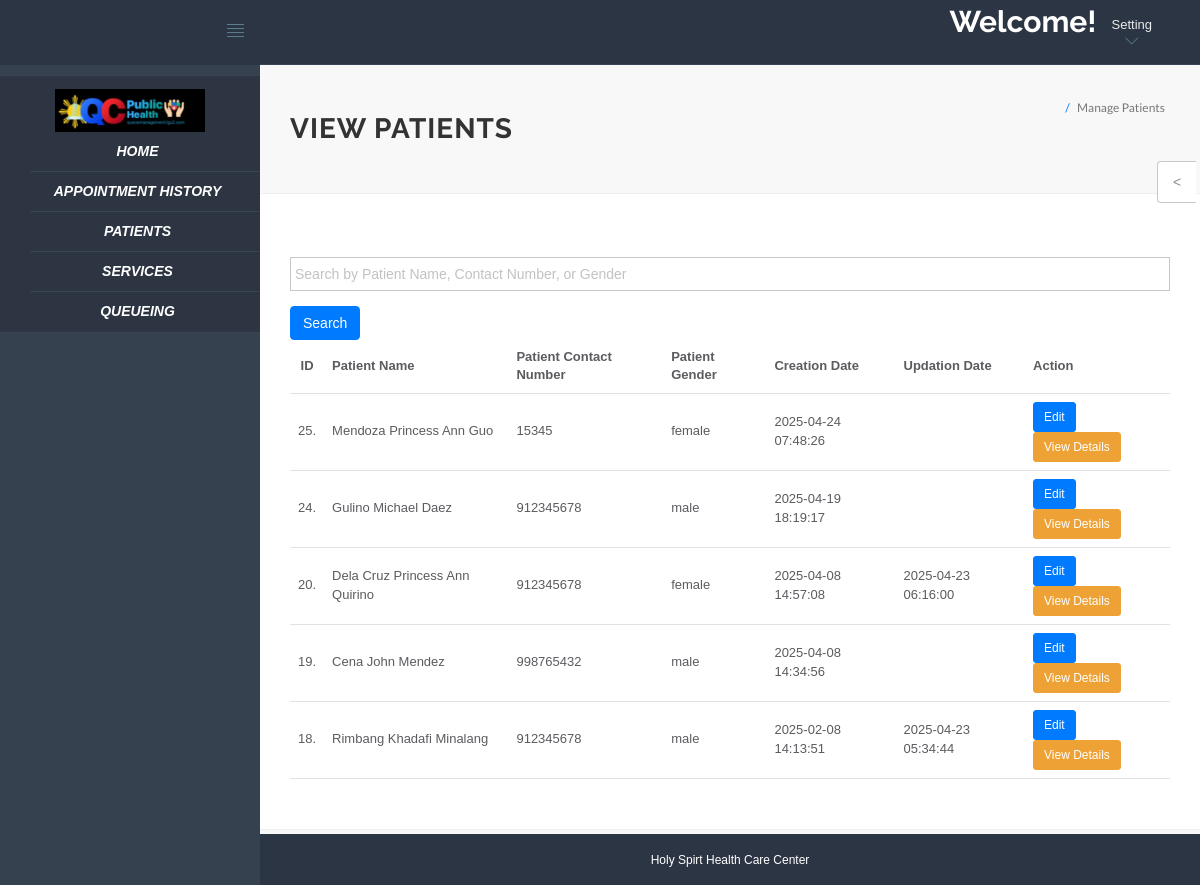
The page /hms/doctor/manage-patient.php (signed in) on the database its author committed.
### tables this page shows
CREATE TABLE `tblpatient` (
  `ID` int(10) NOT NULL,
  `Docid` int(10) DEFAULT NULL,
  `PatientLastname` varchar(200) DEFAULT NULL,
  `PatientFirstname` varchar(255) NOT NULL,
  `PatientMiddlename` varchar(255) NOT NULL,
  `PatientContno` bigint(10) DEFAULT NULL,
  `PatientEmail` varchar(200) DEFAULT NULL,
  `PatientGender` varchar(50) DEFAULT NULL,
  `PatientAdd` mediumtext DEFAULT NULL,
  `PatientAge` int(10) DEFAULT NULL,
  `PatientMedhis` mediumtext DEFAULT NULL,
  `service` varchar(255) NOT NULL DEFAULT 'Medical Checkup',
  `room` int(255) NOT NULL DEFAULT 0,
  `CreationDate` timestamp NULL DEFAULT current_timestamp(),
  `UpdationDate` timestamp NULL DEFAULT NULL ON UPDATE current_timestamp()
);

### hms/doctor/manage-patient.php (the view, shortened to what this page needs)
<?php
include('include/config.php');
if (strlen($_SESSION['id']) == 0) {
    header('location:logout.php');
} else {
    $search = '';
?>
<!DOCTYPE html>
<html lang="en">
<head>
    <link rel="stylesheet" href="vendor/bootstrap/css/bootstrap.min.css">
    <link rel="stylesheet" href="vendor/fontawesome/css/font-awesome.min.css">
    <link rel="stylesheet" href="vendor/themify-icons/themify-icons.min.css">
    <link href="vendor/animate.css/animate.min.css" rel="stylesheet" media="screen">
    <link href="vendor/perfect-scrollbar/perfect-scrollbar.min.css" rel="stylesheet" media="screen">
    <link href="vendor/switchery/switchery.min.css" rel="stylesheet" media="screen">
    <link href="vendor/bootstrap-touchspin/jquery.bootstrap-touchspin.min.css" rel="stylesheet" media="screen">
    <link href="vendor/select2/select2.min.css" rel="stylesheet" media="screen">
    <link href="vendor/bootstrap-datepicker/bootstrap-datepicker3.standalone.min.css" rel="stylesheet" media="screen">
    <link href="vendor/bootstrap-timepicker/bootstrap-timepicker.min.css" rel="stylesheet" media="screen">
    <link rel="stylesheet" href="assets/css/styles.css">
    <link rel="stylesheet" href="assets/css/plugins.css">
    <link rel="stylesheet" href="assets/css/themes/theme-1.css" id="skin_color" />
</head>
<body>
    <div id="app">
        <?php include('include/sidebar.php');?>
        <div class="app-content">
            <?php include('include/header.php');?>
            <div class="main-content">
                <div class="wrap-content container" id="container">
                    <section id="page-title">
                        <div class="row">
                            <div class="col-sm-8">
                                <h1 class="mainTitle"><strong>View Patients</strong></h1>
                            </div>
                            <ol class="breadcrumb">
                                <li class="active">
                                    <span>Manage Patients</span>
                                </li>
                            </ol>
                        </div>
                    </section>
                    <div class="container-fluid container-fullw bg-white">
                        <div class="row">
                            <div class="col-md-12">
                                <h5 class="over-title margin-bottom-15">&nbsp;</h5>
                                <form method="GET" action="" class="mb-3">
                                    <div class="form-group">
                                        <input type="text" id="searchInput" name="search" class="form-control" placeholder="Search by Patient Name, Contact Number, or Gender" value="<?php echo htmlentities($search); ?>" />
                                    </div>
                                    <button type="submit" class="btn btn-primary">Search</button>
                                </form>
                                <table class="table table-hover" id="sample-table-1">
                                    <thead>
                                        <tr>
                                            <th class="center">ID</th>
                                            <th>Patient Name</th>
                                            <th>Patient Contact Number</th>
                                            <th>Patient Gender</th>
                                            <th>Creation Date</th>
                                            <th>Updation Date</th>
                                            <th>Action</th>
                                        </tr>
                                    </thead>
                                    <tbody>
<?php
$docid = $_SESSION['id'];
$sql = "SELECT PatientLastname, PatientFirstname, PatientMiddlename, PatientContno, PatientGender, CreationDate, UpdationDate, ID FROM tblpatient WHERE Docid='$docid' ORDER BY CreationDate DESC";
$result = mysqli_query($con, $sql);
while ($row = mysqli_fetch_array($result)) {
    $patientFullName = trim($row['PatientLastname'] . ' ' . $row['PatientFirstname'] . ' ' . $row['PatientMiddlename']);
?>
                                        <tr>
                                            <td><?php echo $row['ID'];?>.</td>
                                            <td class="hidden-xs"><?php echo $patientFullName; ?></td>
                                            <td><?php echo $row['PatientContno'];?></td>
                                            <td><?php echo $row['PatientGender'];?></td>
                                            <td><?php echo $row['CreationDate'];?></td>
                                            <td><?php echo $row['UpdationDate'];?></td>
                                            <td>
                                                <a href="edit-patient.php?editid=<?php echo $row['ID'];?>" class="btn btn-primary btn-sm" target="_blank">Edit</a>
                                                <a href="view-patient.php?viewid=<?php echo $row['ID'];?>" class="btn btn-warning btn-sm" target="_blank">View Details</a>
                                            </td>
                                        </tr>
<?php
} ?>
                                    </tbody>
                                </table>
                            </div>
                        </div>
                    </div>
                </div>
            </div>
        </div>
        <?php include('include/footer.php');?>
        <?php include('include/setting.php');?>
</body>
</html>
<?php } ?>

### hms/doctor/assets/css/themes/theme-1.css (style rules this page uses)
body { background: #FAFAFA; }

### hms/doctor/assets/css/themes/theme-5.css (style rules this page uses)
body { background: #F8F8F8; }

### rows shown on the page
tblpatient: ID "25", patientFullName "Mendoza Princess Ann Guo", PatientContno "15345", PatientGender "female", CreationDate "2025-04-24 07:48:26"
tblpatient: ID "24", patientFullName "Gulino Michael Daez", PatientContno "912345678", PatientGender "male", CreationDate "2025-04-19 18:19:17"
tblpatient: ID "20", patientFullName "Dela Cruz Princess Ann Quirino", PatientContno "912345678", PatientGender "female", CreationDate "2025-04-08 14:57:08", UpdationDate "2025-04-23 06:16:00"
tblpatient: ID "19", patientFullName "Cena John Mendez", PatientContno "998765432", PatientGender "male", CreationDate "2025-04-08 14:34:56"
tblpatient: ID "18", patientFullName "Rimbang Khadafi Minalang", PatientContno "912345678", PatientGender "male", CreationDate "2025-02-08 14:13:51", UpdationDate "2025-04-23 05:34:44"
